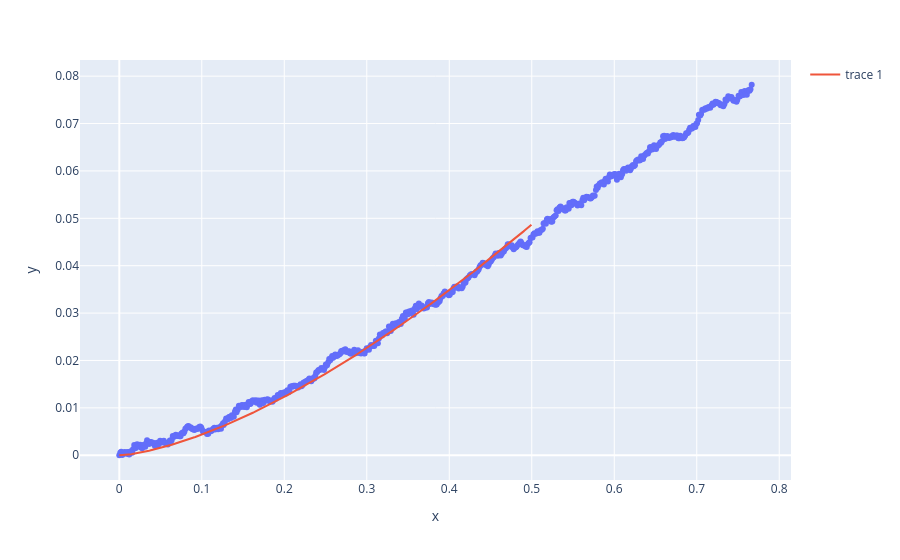
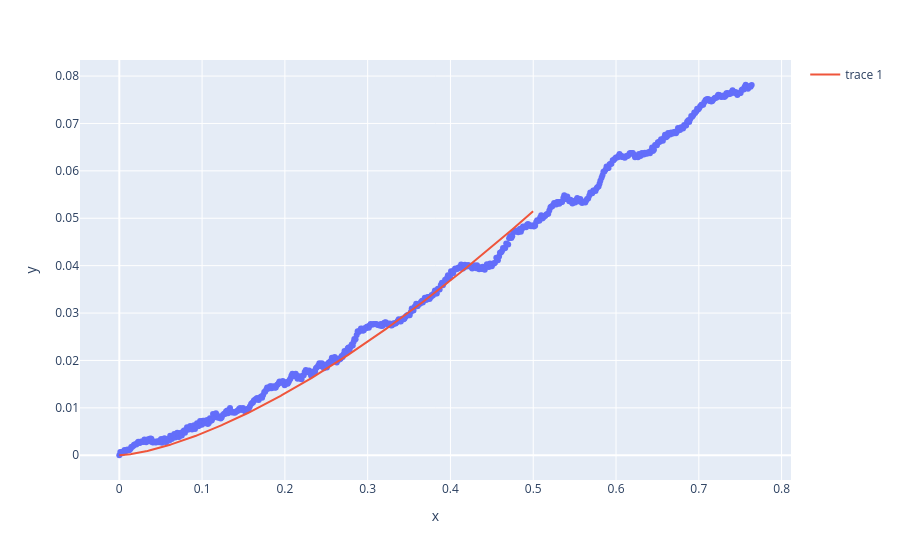
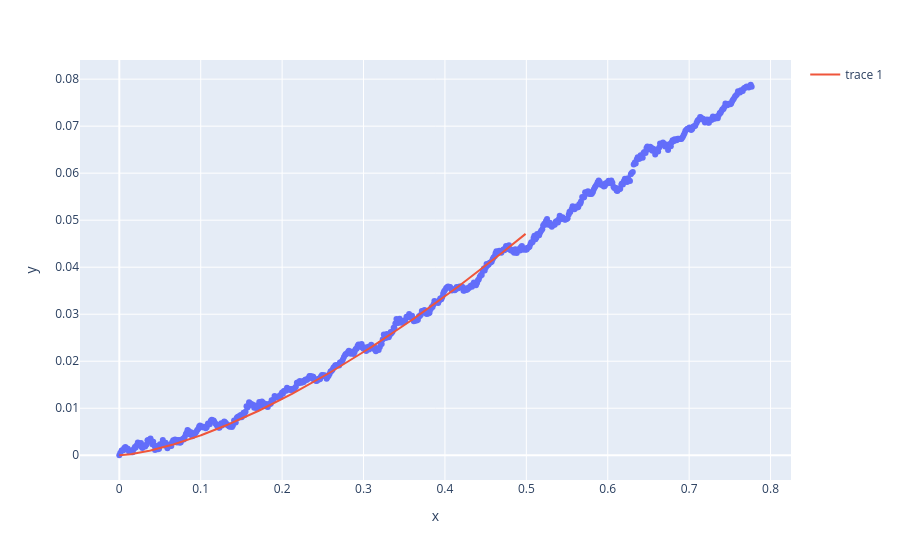
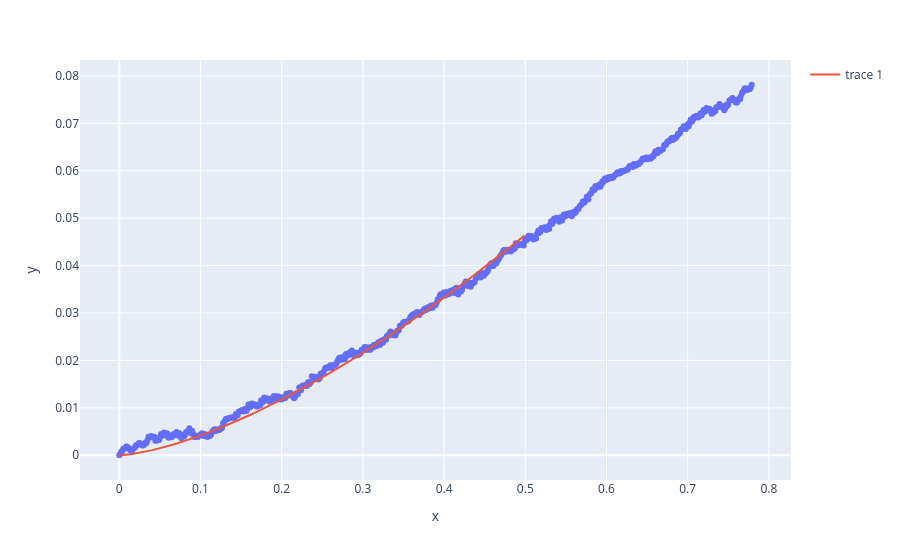

Notebook code for these charts, in order:
### Code cell
function_arguments = dict(radius=5, nu=0.5, cutoff=10, keyname="youngs_modulus", show_plot=True)
afm.calculate_curve_parameter(function=parameter_youngs_modulus, **function_arguments)

plot_curve_parameters_bar(afm,
                         parameter_names=['youngs_modulus'],
                         labels=['Control'],
                         figsize=(5,5))

### Figure 1 — Plotly figure (JSON) as saved in the notebook; plotly's stock layout.template omitted (floating-point values rounded to 4 significant figures; data arrays with more than 128 entries replaced by an {"elided": "..."} marker saying what was removed)
{"data": [{"hovertemplate": "x=%{x}<br>y=%{y}<extra></extra>", "legendgroup": "", "marker": {"color": "#636efa", "symbol": "circle"}, "mode": "markers", "name": "", "orientation": "v", "showlegend": false, "type": "scatter", "x": {"elided": "635 float values"}, "xaxis": "x", "y": {"elided": "635 float values"}, "yaxis": "y"}, {"type": "scatter", "x": {"elided": "416 float values"}, "y": {"elided": "416 float values"}}], "layout": {"autosize": true, "legend": {"tracegroupgap": 0}, "margin": {"t": 60}, "xaxis": {"anchor": "y", "autorange": true, "domain": [0, 1], "range": [-0.04612, 0.8127], "title": {"text": "x"}, "type": "linear"}, "yaxis": {"anchor": "x", "autorange": true, "domain": [0, 1], "range": [-0.006054, 0.08424], "title": {"text": "y"}, "type": "linear"}}}

### Figure 2 — Plotly figure (JSON) as saved in the notebook; plotly's stock layout.template omitted (floating-point values rounded to 4 significant figures; data arrays with more than 128 entries replaced by an {"elided": "..."} marker saying what was removed)
{"data": [{"hovertemplate": "x=%{x}<br>y=%{y}<extra></extra>", "legendgroup": "", "marker": {"color": "#636efa", "symbol": "circle"}, "mode": "markers", "name": "", "orientation": "v", "showlegend": false, "type": "scatter", "x": {"elided": "632 float values"}, "xaxis": "x", "y": {"elided": "632 float values"}, "yaxis": "y"}, {"type": "scatter", "x": {"elided": "415 float values"}, "y": {"elided": "415 float values"}}], "layout": {"autosize": true, "legend": {"tracegroupgap": 0}, "margin": {"t": 60}, "xaxis": {"anchor": "y", "autorange": true, "domain": [0, 1], "range": [-0.04595, 0.8098], "title": {"text": "x"}, "type": "linear"}, "yaxis": {"anchor": "x", "autorange": true, "domain": [0, 1], "range": [-0.006052, 0.08422], "title": {"text": "y"}, "type": "linear"}}}

### Figure 3 — Plotly figure (JSON) as saved in the notebook; plotly's stock layout.template omitted (floating-point values rounded to 4 significant figures; data arrays with more than 128 entries replaced by an {"elided": "..."} marker saying what was removed)
{"data": [{"hovertemplate": "x=%{x}<br>y=%{y}<extra></extra>", "legendgroup": "", "marker": {"color": "#636efa", "symbol": "circle"}, "mode": "markers", "name": "", "orientation": "v", "showlegend": false, "type": "scatter", "x": {"elided": "653 float values"}, "xaxis": "x", "y": {"elided": "653 float values"}, "yaxis": "y"}, {"type": "scatter", "x": {"elided": "421 float values"}, "y": {"elided": "421 float values"}}], "layout": {"autosize": true, "legend": {"tracegroupgap": 0}, "margin": {"t": 60}, "xaxis": {"anchor": "y", "autorange": true, "domain": [0, 1], "range": [-0.04673, 0.8236], "title": {"text": "x"}, "type": "linear"}, "yaxis": {"anchor": "x", "autorange": true, "domain": [0, 1], "range": [-0.006102, 0.08491], "title": {"text": "y"}, "type": "linear"}}}

### Figure 4 — Plotly figure (JSON) as saved in the notebook; plotly's stock layout.template omitted (floating-point values rounded to 4 significant figures; data arrays with more than 128 entries replaced by an {"elided": "..."} marker saying what was removed)
{"data": [{"hovertemplate": "x=%{x}<br>y=%{y}<extra></extra>", "legendgroup": "", "marker": {"color": "#636efa", "symbol": "circle"}, "mode": "markers", "name": "", "orientation": "v", "showlegend": false, "type": "scatter", "x": {"elided": "648 float values"}, "xaxis": "x", "y": {"elided": "648 float values"}, "yaxis": "y"}, {"type": "scatter", "x": {"elided": "417 float values"}, "y": {"elided": "417 float values"}}], "layout": {"autosize": true, "legend": {"tracegroupgap": 0}, "margin": {"t": 60}, "xaxis": {"anchor": "y", "autorange": true, "domain": [0, 1], "range": [-0.04685, 0.8257], "title": {"text": "x"}, "type": "linear"}, "yaxis": {"anchor": "x", "autorange": true, "domain": [0, 1], "range": [-0.006051, 0.0842], "title": {"text": "y"}, "type": "linear"}}}
